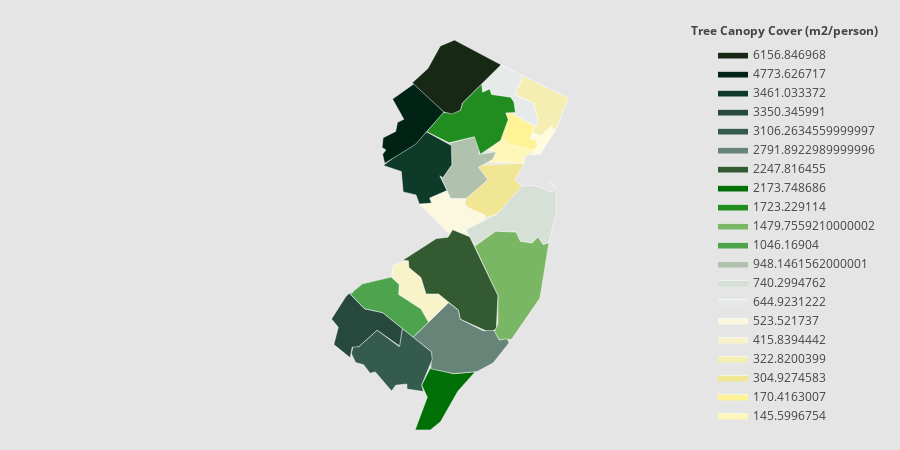

Notebook source saved alongside this figure:
### Code cell
df_sample_r2 = forest_data[forest_data['State'] == 'NJ']

values = df_sample_r2['Tree Canopy Cover (m2/person)'].tolist()
fips = df_sample_r2['FIPS'].tolist()
endpts = list(np.mgrid[min(values):max(values)])

colorscale = ["#FFFBDD","#FFF7BA","#FFF398","#F1E693","#F5EEB3",
              "#F8F3C9","#FBF8DF","#E6EBE9","#D7E0D7","#B0C1AE",
              "#4DA44D","#7AB764","#218D21","#006F06","#335A30",
              "#678479","#345B4D","#27493D","#0E3A2A","#012316",
              "#172815","#223C20","#F2ECAF"]


fig = ff.create_choropleth(
    fips=fips, values=values, scope=['Tree Canopy Cover (m2/person)'], show_state_data=True,
    colorscale=colorscale, round_legend_values=True,
    plot_bgcolor='rgb(229,229,229)',
    paper_bgcolor='rgb(229,229,229)',
    legend_title='Tree Canopy Cover (m2/person)',
    county_outline={'color': 'rgb(255,255,255)', 'width': 0.5},
    exponent_format=True,
)
fig.layout.template = None
fig.show()

### Figure 1 — Plotly figure (JSON) as saved in the notebook; plotly's stock layout.template omitted (floating-point values rounded to 4 significant figures)
{"data": [{"fill": "toself", "fillcolor": "#FFFBDD", "hoverinfo": "none", "line": {"color": "rgb(255,255,255)", "width": 0.5}, "mode": "lines", "name": "16.63220986", "type": "scatter", "x": [-74.17, -74.15, -74.09, -74.02, -73.98, -74.09, -74.16, -74.11, -74.12, -74.17, null], "y": [40.75, 40.79, 40.76, 40.82, 40.8, 40.65, 40.65, 40.7, 40.74, 40.75, null]}, {"fill": "toself", "fillcolor": "#FFF7BA", "hoverinfo": "none", "line": {"color": "rgb(255,255,255)", "width": 0.5}, "mode": "lines", "name": "145.5996754", "type": "scatter", "x": [-74.46, -74.4, -74.46, -74.37, -74.14, -74.2, -74.21, -74.46, null], "y": [40.6, 40.66, 40.67, 40.74, 40.68, 40.63, 40.59, 40.6, null]}, {"fill": "toself", "fillcolor": "#FFF398", "hoverinfo": "none", "line": {"color": "rgb(255,255,255)", "width": 0.5}, "mode": "lines", "name": "170.4163007", "type": "scatter", "x": [-74.38, -74.32, -74.33, -74.29, -74.13, -74.17, -74.12, -74.11, -74.14, -74.2, -74.33, -74.38, null], "y": [40.76, 40.86, 40.91, 40.91, 40.82, 40.75, 40.74, 40.7, 40.67, 40.69, 40.72, 40.76, null]}, {"fill": "toself", "fillcolor": "#F1E693", "hoverinfo": "none", "line": {"color": "rgb(255,255,255)", "width": 0.5}, "mode": "lines", "name": "304.9274583", "type": "scatter", "x": [-74.63, -74.59, -74.46, -74.53, -74.52, -74.21, -74.27, -74.22, -74.25, -74.39, -74.48, -74.63, null], "y": [40.34, 40.42, 40.49, 40.56, 40.58, 40.59, 40.49, 40.45, 40.41, 40.28, 40.25, 40.34, null]}, {"fill": "toself", "fillcolor": "#F5EEB3", "hoverinfo": "none", "line": {"color": "rgb(255,255,255)", "width": 0.5}, "mode": "lines", "name": "322.8200399", "type": "scatter", "x": [-74.27, -74.21, -73.89, -73.98, -74.02, -74.09, -74.15, -74.11, -74.14, -74.27, null], "y": [41.02, 41.13, 41.0, 40.8, 40.82, 40.76, 40.79, 40.86, 40.97, 41.02, null]}, {"fill": "toself", "fillcolor": "#F8F3C9", "hoverinfo": "none", "line": {"color": "rgb(255,255,255)", "width": 0.5}, "mode": "lines", "name": "415.8394442", "type": "scatter", "x": [-75.14, -75.13, -75.03, -75.02, -74.93, -74.89, -74.82, -74.74, -74.88, -74.93, -75.09, -75.08, -75.14, null], "y": [39.89, 39.96, 39.99, 39.95, 39.89, 39.78, 39.79, 39.73, 39.61, 39.69, 39.78, 39.84, 39.89, null]}, {"fill": "toself", "fillcolor": "#FBF8DF", "hoverinfo": "none", "line": {"color": "rgb(255,255,255)", "width": 0.5}, "mode": "lines", "name": "523.521737", "type": "scatter", "x": [-74.94, -74.86, -74.87, -74.75, -74.72, -74.62, -74.62, -74.48, -74.48, -74.61, -74.59, -74.7, -74.72, -74.94, null], "y": [40.34, 40.35, 40.38, 40.42, 40.38, 40.38, 40.32, 40.27, 40.24, 40.18, 40.14, 40.18, 40.15, 40.34, null]}, {"fill": "toself", "fillcolor": "#E6EBE9", "hoverinfo": "none", "line": {"color": "rgb(255,255,255)", "width": 0.5}, "mode": "lines", "name": "644.9231222", "type": "scatter", "x": [-74.5, -74.37, -74.21, -74.27, -74.14, -74.11, -74.12, -74.26, -74.3, -74.44, -74.45, -74.5, -74.5, null], "y": [41.09, 41.2, 41.13, 41.02, 40.97, 40.86, 40.82, 40.89, 41.0, 41.02, 41.05, 41.03, 41.09, null]}, {"fill": "toself", "fillcolor": "#D7E0D7", "hoverinfo": "none", "line": {"color": "rgb(255,255,255)", "width": 0.5}, "mode": "lines", "name": "740.2994762", "type": "scatter", "x": [-74.61, -74.39, -74.22, -74.13, -74.01, -73.99, -74.02, -73.98, -73.98, -74.03, -74.07, -74.11, -74.15, -74.23, -74.26, -74.41, -74.55, -74.61, null], "y": [40.18, 40.28, 40.45, 40.46, 40.41, 40.44, 40.48, 40.45, 40.3, 40.1, 40.09, 40.14, 40.1, 40.11, 40.17, 40.17, 40.08, 40.18, null]}, {"fill": "toself", "fillcolor": "#B0C1AE", "hoverinfo": "none", "line": {"color": "rgb(255,255,255)", "width": 0.5}, "mode": "lines", "name": "948.1461562000001", "type": "scatter", "x": [-74.8, -74.78, -74.71, -74.73, -74.56, -74.51, -74.52, -74.4, -74.43, -74.53, -74.46, -74.61, -74.72, -74.8, null], "y": [40.52, 40.5, 40.58, 40.72, 40.76, 40.7, 40.65, 40.66, 40.62, 40.57, 40.49, 40.38, 40.38, 40.52, null]}, {"fill": "toself", "fillcolor": "#4DA44D", "hoverinfo": "none", "line": {"color": "rgb(255,255,255)", "width": 0.5}, "mode": "lines", "name": "1046.16904", "type": "scatter", "x": [-75.43, -75.34, -75.14, -75.08, -75.09, -74.93, -74.88, -74.99, -75.2, -75.33, -75.43, null], "y": [39.78, 39.85, 39.89, 39.84, 39.78, 39.69, 39.61, 39.51, 39.67, 39.69, 39.78, null]}, {"fill": "toself", "fillcolor": "#7AB764", "hoverinfo": "none", "line": {"color": "rgb(255,255,255)", "width": 0.5}, "mode": "lines", "name": "1479.7559210000002", "type": "scatter", "x": [-74.55, -74.41, -74.26, -74.23, -74.15, -74.11, -74.07, -74.03, -74.09, -74.29, -74.38, -74.42, -74.39, -74.39, -74.55, null], "y": [40.08, 40.17, 40.17, 40.11, 40.1, 40.14, 40.09, 40.1, 39.76, 39.5, 39.5, 39.55, 39.6, 39.77, 40.08, null]}, {"fill": "toself", "fillcolor": "#218D21", "hoverinfo": "none", "line": {"color": "rgb(255,255,255)", "width": 0.5}, "mode": "lines", "name": "1723.229114", "type": "scatter", "x": [-74.89, -74.78, -74.65, -74.64, -74.5, -74.5, -74.45, -74.44, -74.3, -74.28, -74.27, -74.33, -74.32, -74.37, -74.51, -74.56, -74.73, -74.89, null], "y": [40.79, 40.91, 40.92, 40.97, 41.09, 41.03, 41.05, 41.02, 41.0, 40.97, 40.91, 40.91, 40.86, 40.73, 40.65, 40.76, 40.72, 40.79, null]}, {"fill": "toself", "fillcolor": "#006F06", "hoverinfo": "none", "line": {"color": "rgb(255,255,255)", "width": 0.5}, "mode": "lines", "name": "2173.748686", "type": "scatter", "x": [-74.97, -74.89, -74.93, -74.86, -74.7, -74.55, -74.67, -74.79, -74.86, -74.97, null], "y": [38.94, 39.14, 39.22, 39.32, 39.29, 39.3, 39.18, 38.99, 38.94, 38.94, null]}, {"fill": "toself", "fillcolor": "#335A30", "hoverinfo": "none", "line": {"color": "rgb(255,255,255)", "width": 0.5}, "mode": "lines", "name": "2247.816455", "type": "scatter", "x": [-75.06, -74.82, -74.74, -74.71, -74.59, -74.39, -74.4, -74.44, -74.65, -74.67, -74.81, -74.89, -74.93, -75.02, -75.02, -75.06, null], "y": [39.99, 40.13, 40.14, 40.18, 40.14, 39.77, 39.57, 39.54, 39.63, 39.68, 39.78, 39.78, 39.89, 39.95, 39.99, 39.99, null]}, {"fill": "toself", "fillcolor": "#678479", "hoverinfo": "none", "line": {"color": "rgb(255,255,255)", "width": 0.5}, "mode": "lines", "name": "2791.8922989999996", "type": "scatter", "x": [-74.99, -74.74, -74.67, -74.65, -74.49, -74.42, -74.38, -74.32, -74.31, -74.42, -74.53, -74.7, -74.86, -74.86, -74.99, null], "y": [39.51, 39.73, 39.68, 39.63, 39.56, 39.56, 39.5, 39.51, 39.48, 39.36, 39.3, 39.29, 39.32, 39.42, 39.51, null]}, {"fill": "toself", "fillcolor": "#345B4D", "hoverinfo": "none", "line": {"color": "rgb(255,255,255)", "width": 0.5}, "mode": "lines", "name": "3106.2634559999997", "type": "scatter", "x": [-75.42, -75.41, -75.37, -75.24, -75.08, -75.06, -74.86, -74.85, -74.93, -74.91, -75.03, -75.03, -75.11, -75.14, -75.25, -75.29, -75.33, -75.39, -75.42, null], "y": [39.41, 39.46, 39.46, 39.56, 39.46, 39.57, 39.42, 39.38, 39.22, 39.18, 39.19, 39.23, 39.22, 39.18, 39.3, 39.29, 39.35, 39.36, 39.41, null]}, {"fill": "toself", "fillcolor": "#27493D", "hoverinfo": "none", "line": {"color": "rgb(255,255,255)", "width": 0.5}, "mode": "lines", "name": "3350.345991", "type": "scatter", "x": [-75.41, -75.41, -75.41, -75.41, -75.41, null, -75.56, -75.46, -75.44, -75.41, -75.43, -75.33, -75.2, -75.06, -75.08, -75.24, -75.37, -75.41, -75.43, -75.54, -75.51, -75.56, null], "y": [39.38, 39.39, 39.38, 39.38, 39.38, null, 39.63, 39.77, 39.78, 39.8, 39.78, 39.69, 39.67, 39.57, 39.46, 39.56, 39.46, 39.45, 39.39, 39.47, 39.58, 39.63, null]}, {"fill": "toself", "fillcolor": "#0E3A2A", "hoverinfo": "none", "line": {"color": "rgb(255,255,255)", "width": 0.5}, "mode": "lines", "name": "3461.033372", "type": "scatter", "x": [-75.2, -74.89, -74.72, -74.71, -74.78, -74.8, -74.75, -74.87, -74.86, -74.94, -74.97, -75.06, -75.07, -75.2, null], "y": [40.58, 40.79, 40.7, 40.58, 40.5, 40.52, 40.42, 40.38, 40.35, 40.34, 40.4, 40.42, 40.54, 40.58, null]}, {"fill": "toself", "fillcolor": "#012316", "hoverinfo": "none", "line": {"color": "rgb(255,255,255)", "width": 0.5}, "mode": "lines", "name": "4773.626717", "type": "scatter", "x": [-75.2, -75.2, -75.11, -75.1, -75.05, -75.13, -74.97, -74.77, -74.97, -75.19, -75.2, -75.18, -75.2, null], "y": [40.69, 40.75, 40.79, 40.85, 40.87, 40.99, 41.09, 40.91, 40.71, 40.59, 40.65, 40.68, 40.69, null]}, {"fill": "toself", "fillcolor": "#172815", "hoverinfo": "none", "line": {"color": "rgb(255,255,255)", "width": 0.5}, "mode": "lines", "name": "6156.846968", "type": "scatter", "x": [-74.99, -74.88, -74.8, -74.69, -74.37, -74.64, -74.65, -74.71, -74.77, -74.99, null], "y": [41.09, 41.18, 41.32, 41.36, 41.2, 40.97, 40.92, 40.9, 40.91, 41.09, null]}, {"hoverinfo": "text", "legendgroup": "centroids", "marker": {"color": "white", "opacity": 0}, "mode": "markers", "name": "US Counties", "selected": {"marker": {"color": "white", "opacity": 1, "size": 3}}, "showlegend": false, "text": ["County: Salem<br>State: New Jersey<br>FIPS: 34033<br>Value: 3350.345991", "County: Salem<br>State: New Jersey<br>FIPS: 34033<br>Value: 3350.345991", "County: Atlantic<br>State: New Jersey<br>FIPS: 34001<br>Value: 2791.8922989999996", "County: Bergen<br>State: New Jersey<br>FIPS: 34003<br>Value: 322.8200399", "County: Burlington<br>State: New Jersey<br>FIPS: 34005<br>Value: 2247.816455", "County: Cape May<br>State: New Jersey<br>FIPS: 34009<br>Value: 2173.748686", "County: Camden<br>State: New Jersey<br>FIPS: 34007<br>Value: 415.8394442", "County: Cumberland<br>State: New Jersey<br>FIPS: 34011<br>Value: 3106.2634559999997", "County: Essex<br>State: New Jersey<br>FIPS: 34013<br>Value: 170.4163007", "County: Gloucester<br>State: New Jersey<br>FIPS: 34015<br>Value: 1046.16904", "County: Hudson<br>State: New Jersey<br>FIPS: 34017<br>Value: 16.63220986", "County: Hunterdon<br>State: New Jersey<br>FIPS: 34019<br>Value: 3461.033372", "County: Mercer<br>State: New Jersey<br>FIPS: 34021<br>Value: 523.521737", "County: Middlesex<br>State: New Jersey<br>FIPS: 34023<br>Value: 304.9274583", "County: Monmouth<br>State: New Jersey<br>FIPS: 34025<br>Value: 740.2994762", "County: Morris<br>State: New Jersey<br>FIPS: 34027<br>Value: 1723.229114", "County: Ocean<br>State: New Jersey<br>FIPS: 34029<br>Value: 1479.7559210000002", "County: Passaic<br>State: New Jersey<br>FIPS: 34031<br>Value: 644.9231222", "County: Somerset<br>State: New Jersey<br>FIPS: 34035<br>Value: 948.1461562000001", "County: Sussex<br>State: New Jersey<br>FIPS: 34037<br>Value: 6156.846968", "County: Union<br>State: New Jersey<br>FIPS: 34039<br>Value: 145.5996754", "County: Warren<br>State: New Jersey<br>FIPS: 34041<br>Value: 4773.626717"], "type": "scatter", "unselected": {"marker": {"opacity": 0}}, "x": [[-75.41], [-75.35], -74.66, -74.07, -74.67, -74.8, -74.96, -75.11, -74.25, -75.14, -74.08, -74.91, -74.7, -74.41, -74.22, -74.54, -74.28, -74.3, -74.62, -74.69, -74.31, -75.0], "y": [[39.38], [39.59], 39.48, 40.96, 39.88, 39.15, 39.8, 39.37, 40.79, 39.72, 40.73, 40.57, 40.28, 40.44, 40.26, 40.86, 39.89, 41.03, 40.56, 41.14, 40.66, 40.86]}, {"hoverinfo": "text", "legendgroup": "States", "line": {"color": "rgb(240, 240, 240)", "width": 1}, "mode": "lines", "showlegend": false, "type": "scatter", "x": [], "y": []}], "layout": {"annotations": [{"showarrow": false, "text": "<b>Tree Canopy Cover (m2/person)</b>", "x": 1, "xanchor": "right", "xref": "paper", "y": 1.05, "yref": "paper"}], "dragmode": "select", "height": 450, "hovermode": "closest", "legend": {"traceorder": "reversed", "x": 1, "xanchor": "right", "y": 1, "yanchor": "top"}, "margin": {"b": 20, "l": 20, "r": 20, "t": 40}, "paper_bgcolor": "rgb(229,229,229)", "plot_bgcolor": "rgb(229,229,229)", "width": 900, "xaxis": {"autorange": false, "fixedrange": true, "range": [-77.75, -71.71], "showgrid": false, "showticklabels": false, "zeroline": false}, "yaxis": {"autorange": false, "fixedrange": true, "range": [38.94, 41.36], "showgrid": false, "showticklabels": false, "zeroline": false}}}
